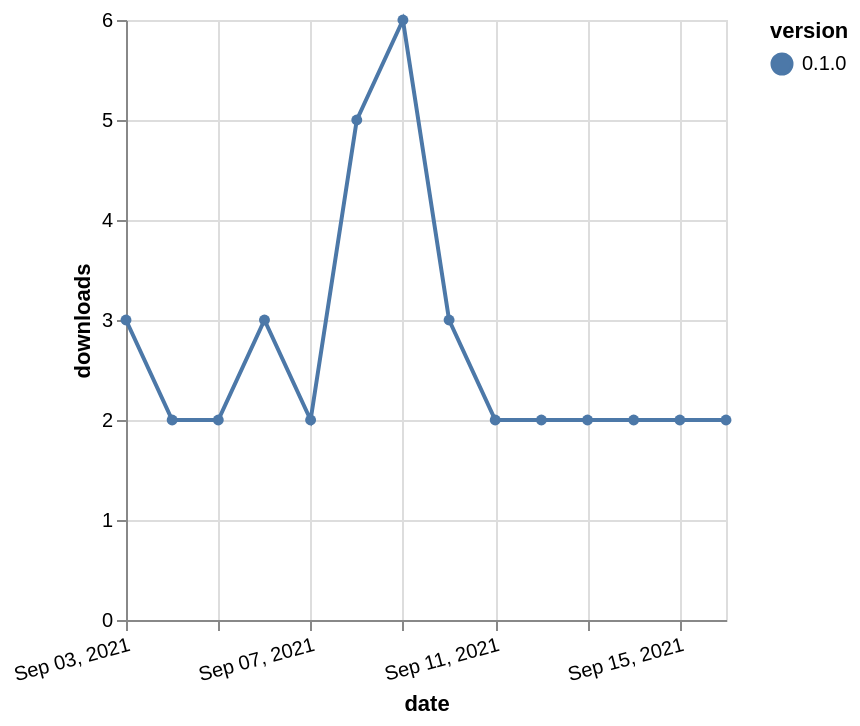

The Vega-Lite source for this figure:
### Vega-Lite specification from a JSON file in a GitHub repository (floating-point values rounded to 4 significant figures)
{"$schema": "https://vega.github.io/schema/vega-lite/v5.json", "description": "A simple bar chart with embedded data.", "data": {"values": [{"date": "2021-09-03", "total": 3479, "delta": 3, "version": "0.1.0"}, {"date": "2021-09-04", "total": 3481, "delta": 2, "version": "0.1.0"}, {"date": "2021-09-05", "total": 3483, "delta": 2, "version": "0.1.0"}, {"date": "2021-09-06", "total": 3486, "delta": 3, "version": "0.1.0"}, {"date": "2021-09-07", "total": 3488, "delta": 2, "version": "0.1.0"}, {"date": "2021-09-08", "total": 3493, "delta": 5, "version": "0.1.0"}, {"date": "2021-09-09", "total": 3499, "delta": 6, "version": "0.1.0"}, {"date": "2021-09-10", "total": 3502, "delta": 3, "version": "0.1.0"}, {"date": "2021-09-11", "total": 3504, "delta": 2, "version": "0.1.0"}, {"date": "2021-09-12", "total": 3506, "delta": 2, "version": "0.1.0"}, {"date": "2021-09-13", "total": 3508, "delta": 2, "version": "0.1.0"}, {"date": "2021-09-14", "total": 3510, "delta": 2, "version": "0.1.0"}, {"date": "2021-09-15", "total": 3512, "delta": 2, "version": "0.1.0"}, {"date": "2021-09-16", "total": 3514, "delta": 2, "version": "0.1.0"}]}, "width": "container", "mark": {"type": "line", "point": {"filled": true}}, "encoding": {"x": {"field": "date", "type": "temporal", "timeUnit": "yearmonthdate", "title": "date", "axis": {"labelAngle": -15}}, "y": {"field": "delta", "type": "quantitative", "title": "downloads"}, "color": {"field": "version", "type": "nominal"}, "tooltip": {"field": "delta"}}}
